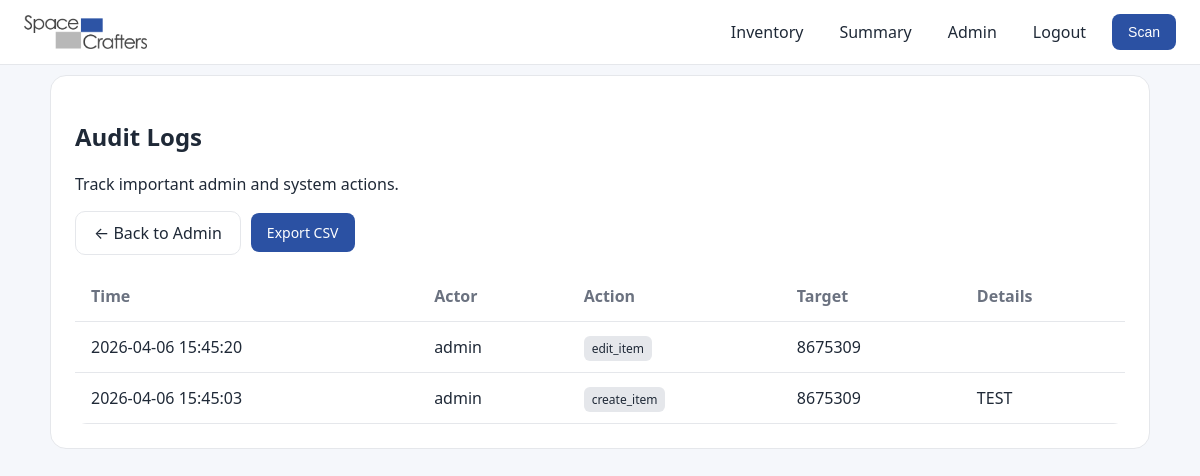
Before: /admin/logs (signed in) with the older database file.
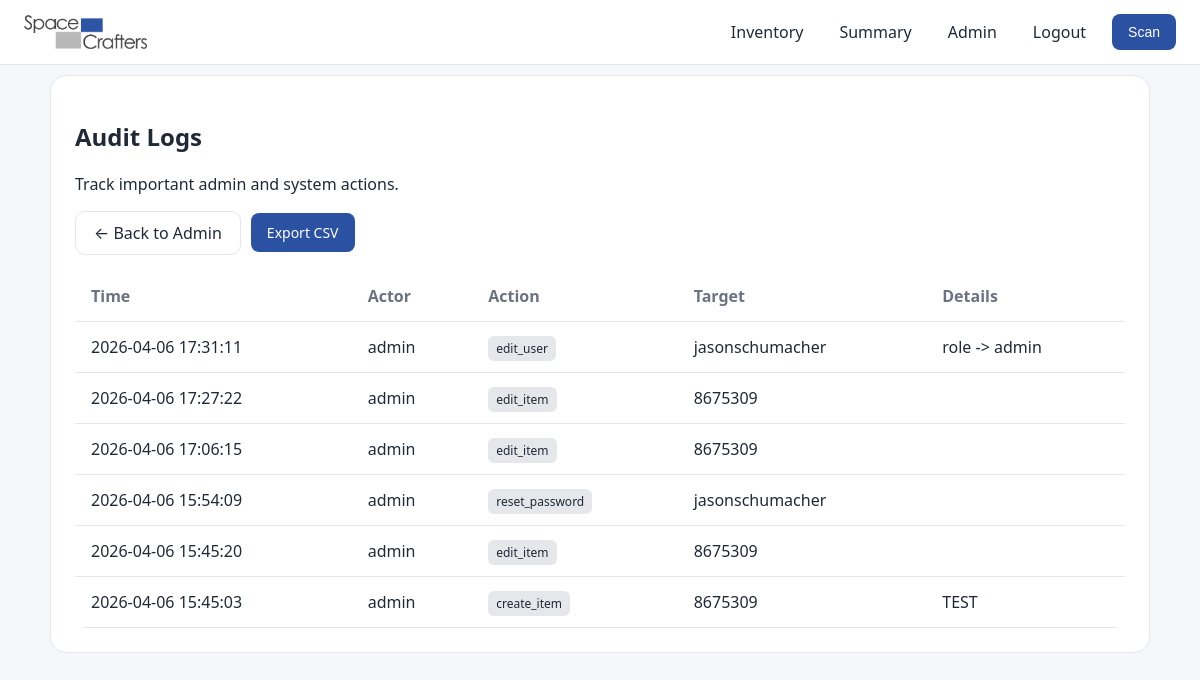
After: the same page with the newer database file.
### models.py (models this page shows)
class AuditLog(db.Model):
    __tablename__ = "audit_logs"
    id = db.Column(db.Integer, primary_key=True)
    actor_id = db.Column(
        db.Integer,
        db.ForeignKey("users.id"),
        nullable=True,
    )
    action = db.Column(db.String(200), nullable=False)
    target = db.Column(db.String(200))
    details = db.Column(db.Text)
    created_at = db.Column(
        db.DateTime,
        default=lambda: datetime.now(timezone.utc),
    )
    actor = db.relationship("User", back_populates="audit_logs")

class User(UserMixin, db.Model):
    __tablename__ = "users"
    id = db.Column(db.Integer, primary_key=True)
    username = db.Column(db.String(100), unique=True, nullable=False)
    password_hash = db.Column(db.String(200), nullable=False)
    role = db.Column(db.String(20), default="viewer")
    audit_logs = db.relationship(
        "AuditLog",
        back_populates="actor",
        cascade="all, delete-orphan",
    )
    @property
    def is_active(self):
        return True
    @property
    def is_admin(self):
        return self.role == "admin"

### app.py (the view)
@app.route("/admin/logs")
@login_required
@admin_required
def view_audit_logs():
    logs = AuditLog.query.order_by(AuditLog.id.desc()).limit(200).all()
    return render_template("audit_logs.html", logs=logs)

### app.py (called while the page is built)
@login_manager.user_loader
def load_user(user_id):
    return db.session.get(User, int(user_id))

def admin_required(view):
    @wraps(view)
    def wrapped(*args, **kwargs):
        if not current_user.is_authenticated or not current_user.is_admin:
            abort(403)
        return view(*args, **kwargs)
    return wrapped

### templates/audit_logs.html
{% extends "base.html" %}
{% block content %}
<div class="card">
  <h2>Audit Logs</h2>
  <p class="muted-text">
    Track important admin and system actions.
  </p>
  <div class="action-row">
    <a href="{{ url_for('admin') }}" class="secondary-btn">
      ← Back to Admin
    </a>
    <a href="{{ url_for('export_audit_logs') }}" class="primary-btn">
      Export CSV
    </a>
  </div>
  {% if logs %}
  <table class="summary-table">
    <thead>
      <tr>
        <th>Time</th>
        <th>Actor</th>
        <th>Action</th>
        <th>Target</th>
        <th>Details</th>
      </tr>
    </thead>
    <tbody>
      {% for log in logs %}
      <tr>
        <td>{{ log.created_at.strftime("%Y-%m-%d %H:%M:%S") }}</td>
        <td>
          {% if log.actor %}
            {{ log.actor.username }}
          {% else %}
            <em class="muted-text">System</em>
          {% endif %}
        </td>
        <td>
          <span class="badge-log">{{ log.action }}</span>
        </td>
        <td>{{ log.target or "—" }}</td>
        <td>{{ log.details or "" }}</td>
      </tr>
      {% endfor %}
    </tbody>
  </table>
  {% else %}
  <p class="muted-text">
    No audit logs recorded yet.
  </p>
  {% endif %}
</div>
{% endblock %}

Changed rows visible on the page:
added AuditLog: created_at "2026-04-06 17:31:11", actor.username "admin", action "edit_user", target "jasonschumacher", details "role -> admin"
added AuditLog: created_at "2026-04-06 17:27:22", actor.username "admin", action "edit_item", target "8675309"
added AuditLog: created_at "2026-04-06 17:06:15", actor.username "admin", action "edit_item", target "8675309"
added AuditLog: created_at "2026-04-06 15:54:09", actor.username "admin", action "reset_password", target "jasonschumacher"
